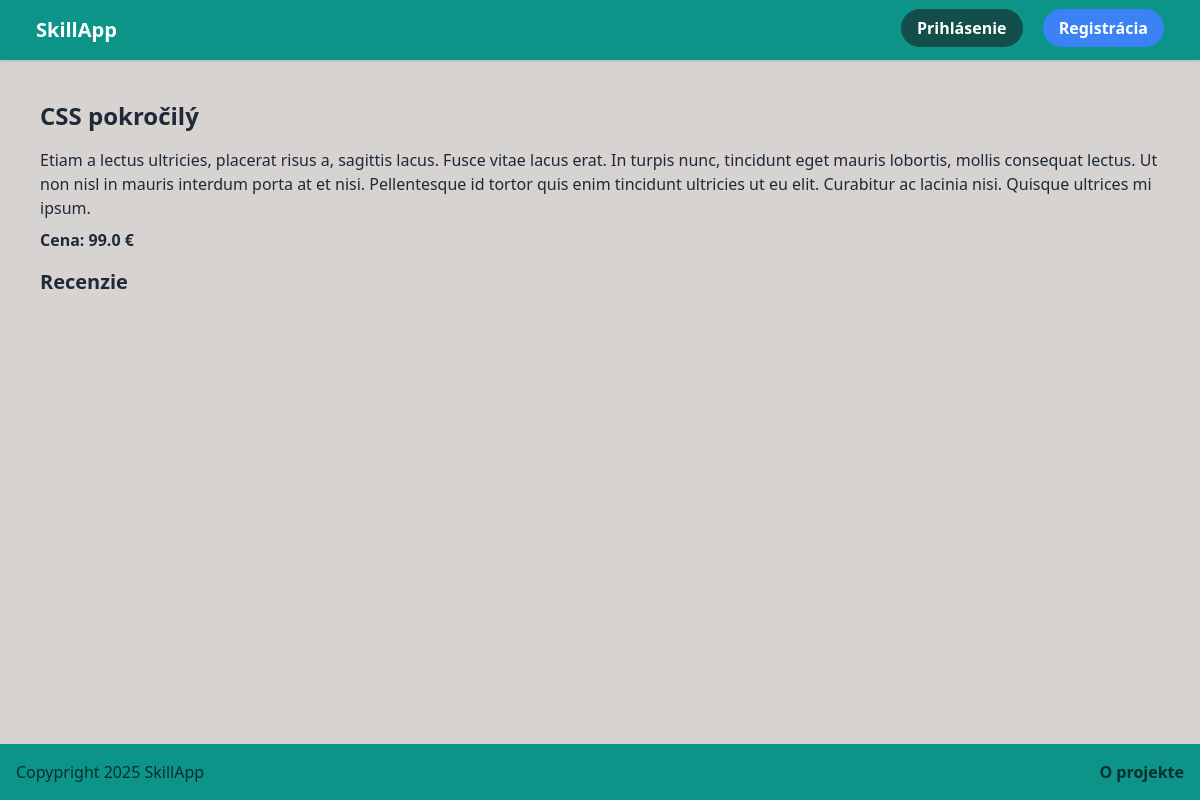
Screenshot of /service/2 with the database file from the repository.
### app.py (models this page shows)
class Service(db.Model):
    id = db.Column(db.Integer, primary_key=True)
    title = db.Column(db.String(100), nullable=False)
    description = db.Column(db.Text, nullable=False)
    price = db.Column(db.Float, nullable=False)
    user_id = db.Column(db.Integer, db.ForeignKey('user.id'), nullable=False)
    created_at = db.Column(db.DateTime, default=datetime.utcnow)

### app.py (the view)
@app.route('/service/<int:service_id>', methods=['GET', 'POST'])
def service_detail(service_id):
    service = Service.query.get_or_404(service_id)
    if request.method == 'POST' and 'user_id' in session:
        content = request.form['content']
        rating = int(request.form['rating'])
        review = Review(content=content, rating=rating, user_id=session['user_id'], service_id=service.id)
        db.session.add(review)
        db.session.commit()
    reviews = Review.query.filter_by(service_id=service.id).all()
    return render_template('service.html', service=service, reviews=reviews)

### templates/service.html (shortened to what this page needs)
{% extends 'base.html' %}
{% block content %}
<h1 class="text-2xl font-bold mb-4">{{ service.title }}</h1>
<p class="mb-2">{{ service.description }}</p>
<p class="font-bold mb-4">Cena: {{ service.price }} €</p>
<h2 class="text-xl font-bold mb-2">Recenzie</h2>
{% endblock %}

### rows the page displays
Service: title "CSS pokročilý", description "Etiam a lectus ultricies, placerat risus a, sagittis lacus. Fusce vitae lacus erat. In turpis nunc, tincidunt eget mauris lobortis, mollis consequat lectus. Ut non nisl in mauris interdum porta at et nisi. Pellentesque id tortor quis enim tincidunt ultricies ut eu elit. Curabitur ac lacinia nisi. Quisque ultrices mi ipsum.", price "99.0"
